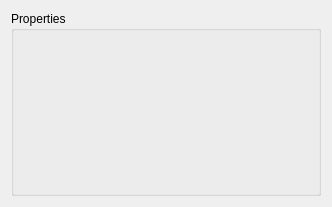
<?xml version="1.0" encoding="UTF-8"?>
<ui version="4.0">
 <class>PropertiesEditor</class>
 <widget class="QWidget" name="PropertiesEditor">
  <property name="geometry">
   <rect>
    <x>0</x>
    <y>0</y>
    <width>332</width>
    <height>207</height>
   </rect>
  </property>
  <property name="windowTitle">
   <string>Properties Editor</string>
  </property>
  <layout class="QGridLayout" name="gridLayout">
   <item row="0" column="0">
    <widget class="QScrollArea" name="scrollArea">
     <property name="frameShape">
      <enum>QFrame::NoFrame</enum>
     </property>
     <property name="lineWidth">
      <number>0</number>
     </property>
     <property name="widgetResizable">
      <bool>true</bool>
     </property>
     <widget class="QWidget" name="scrollAreaWidgetContents_2">
      <property name="geometry">
       <rect>
        <x>0</x>
        <y>0</y>
        <width>308</width>
        <height>183</height>
       </rect>
      </property>
      <layout class="QVBoxLayout" name="verticalLayout_2">
       <property name="spacing">
        <number>0</number>
       </property>
       <property name="leftMargin">
        <number>0</number>
       </property>
       <property name="topMargin">
        <number>0</number>
       </property>
       <property name="rightMargin">
        <number>0</number>
       </property>
       <property name="bottomMargin">
        <number>0</number>
       </property>
       <item>
        <widget class="QGroupBox" name="uiProperties">
         <property name="title">
          <string>Properties</string>
         </property>
         <layout class="QVBoxLayout" name="verticalLayout">
          <item>
           <layout class="QVBoxLayout" name="properties_layout"/>
          </item>
          <item>
           <spacer name="verticalSpacer">
            <property name="orientation">
             <enum>Qt::Vertical</enum>
            </property>
            <property name="sizeHint" stdset="0">
             <size>
              <width>0</width>
              <height>1</height>
             </size>
            </property>
           </spacer>
          </item>
         </layout>
        </widget>
       </item>
      </layout>
     </widget>
    </widget>
   </item>
  </layout>
 </widget>
 <resources/>
 <connections/>
</ui>
